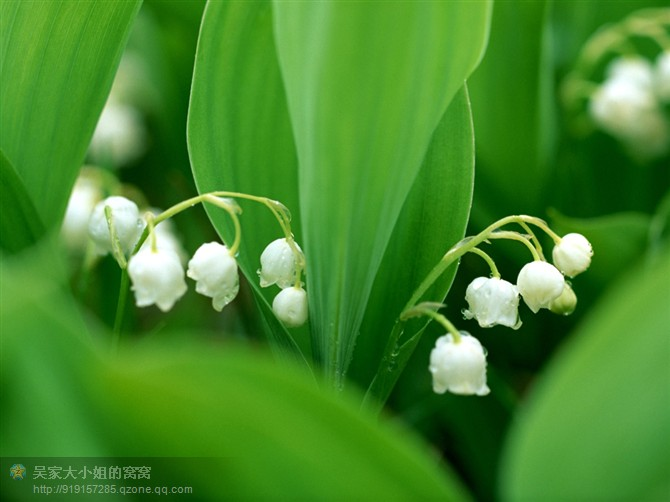
%> input picture 学习资料/《精通图像处理经典算法（MATLAB版）》配套资料/7/7.2/Arnold192/zhiwu.jpg, 670 x 502 px
$ octave Arnold192.m   (GNU Octave 9; MATLAB toolbox functions it lacks are replaced by stand-ins)
%> lines starting %> are read from the running program, lines starting %| are printed output that depends on the picture
% function [ Arnold192 ]
i=imread('zhiwu.jpg');%进行Arnold变换的原始图片
%> i is the input picture: size 502x670x3 uint8; mean R, G, B 68.4, 135.7, 42.9
k=imresize(i,[256,256]);%图片尺寸变换为256×256的
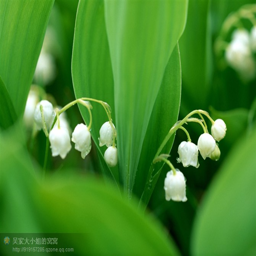
%> k: size 256x256x3 uint8; mean R, G, B 68.4, 135.7, 42.9
j=rgb2gray(k);%图片进行灰度化处理
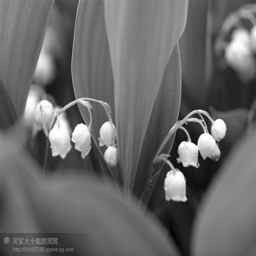
%> j: size 256x256 uint8; min 5, max 255, mean 105
subplot(1,2,1),imshow(j),title('原始图片')
size_j=size(j);
%> size_j = [256 256]
q=size_j;
%> q = [256 256]
for t=1:2
for a=1:q
for b=1:q
h(mod(a+b-2,q)+1,mod(a+2*b-3,q)+1)=j(a,b);%进行矩阵变换
end
end
j=h;
end
%> this loop made 2 passes
%> pass 1, `j=h;`:
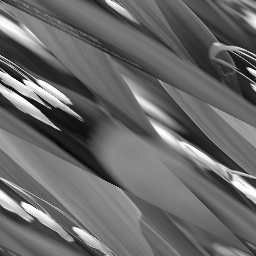
%> j: size 256x256 uint8; min 5, max 255, mean 105; mean of the top-left, top-right, bottom-left and bottom-right quarters 102.7, 93.1, 112.2, 111.9
%> pass 2, `j=h;`:
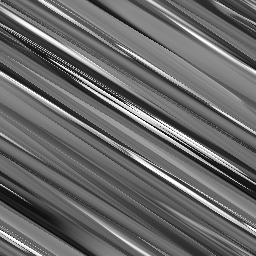
%> j: size 256x256 uint8; min 5, max 255, mean 105; mean of the top-left, top-right, bottom-left and bottom-right quarters 108.2, 114, 95.2, 102.5
%> (the run ends here)
